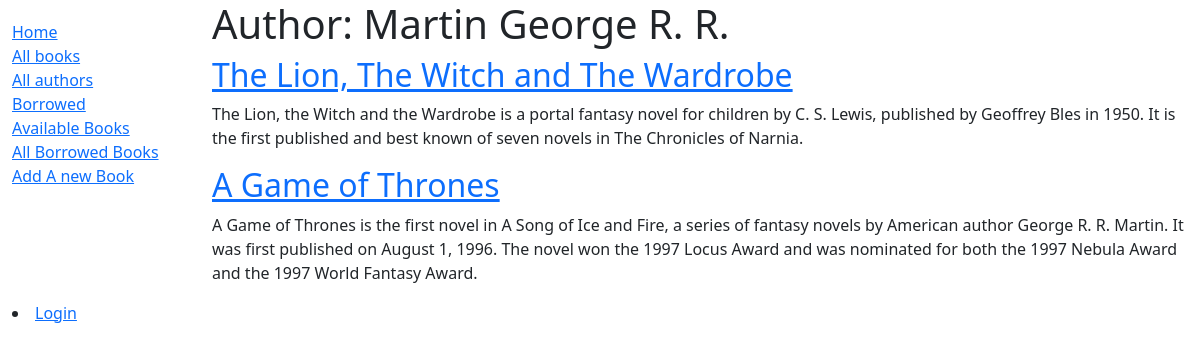
Page /authors/3/ on the committed database.
### locallibrary/models.py (models this page shows, shortened)
class Book(models.Model):
    title = models.CharField(max_length=200)
    pub_date=models.DateTimeField("date",default=datetime.today())
    author = models.ForeignKey('Author', on_delete=models.SET_NULL, null=True)
    summary = models.TextField(max_length=1000, help_text='Enter a brief description of the book')
    isbn = models.CharField('ISBN', max_length=13, unique=True,
                             help_text='13 Character <a href="https://www.isbn-international.org/content/what-isbn">ISBN number</a>')
    genre = models.ManyToManyField(Genre, help_text='Select a genre for this book')
    language=models.ForeignKey(Language,on_delete=models.RESTRICT)
    def get_absolute_url(self):
        return reverse('details', args=[str(self.id)])

### locallibrary/views.py (the view)
# urls.py: re_path(r'^authors/(?P<pk>\d+)/$',author_detail.as_view(),name="author_detail"),
class author_detail(DetailView):
    template_name = "author_details.html"
    model = Author
    context_object_name = "author"

### locallibrary/templates/author_details.html
{% extends "base_generic.html" %}
{% block content %}
<h1>Author: {{author.first_name}} {{author.last_name}}</h1>
{% for book in author.book_set.all %}
<a href="{{book.get_absolute_url}}"><h2>{{book.title }}</h2></a>
<p>     {{book.summary}}</p>
{% endfor %}
{% endblock %}

### rows in the picture
Book: title "The Lion, The Witch and The Wardrobe", summary "The Lion, the Witch and the Wardrobe is a portal fantasy novel for children by C. S. Lewis, published by Geoffrey Bles in 1950. It is the first published and best known of seven novels in The Chronicles of Narnia."
Book: title "A Game of Thrones", summary "A Game of Thrones is the first novel in A Song of Ice and Fire, a series of fantasy novels by American author George R. R. Martin. It was first published on August 1, 1996. The novel won the 1997 Locus Award and was nominated for both the 1997 Nebula Award and the 1997 World Fantasy Award."
